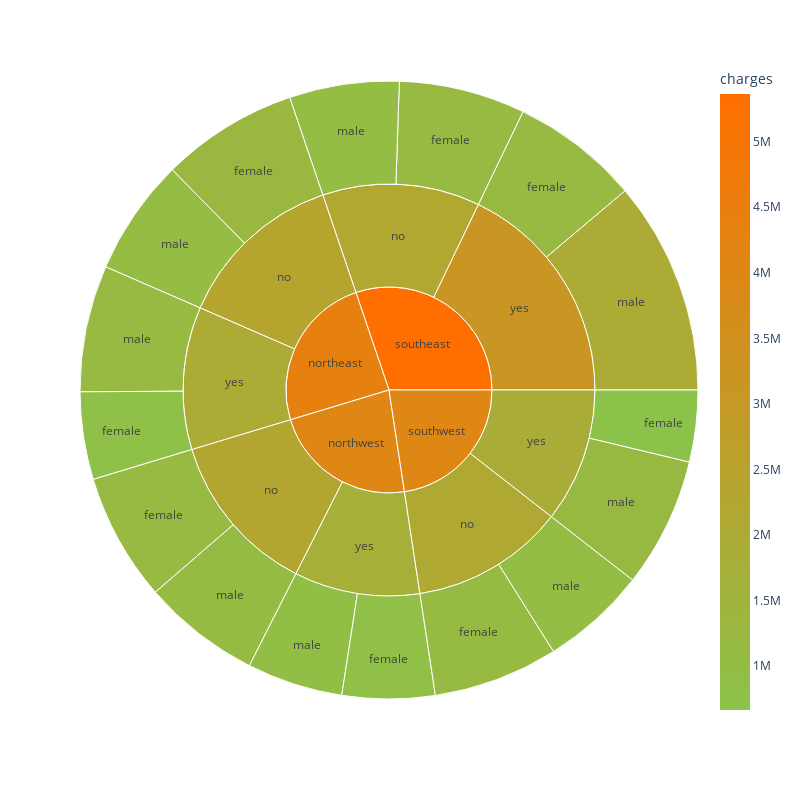

Notebook code for this chart:
### Code cell
# Using color scales in Sunburst Chart

fig = px.sunburst(
                   insurance, 
                   path=['region', 'smoker' , 'sex'], 
                   values='charges' , 
                   color= 'charges' , 
                   color_continuous_scale=["#8BC34A", "#FF6F00"] #Explicitly Constructing a Color Sequence
                  )

fig.update_layout (height = 800 , width = 800)
fig.show()

### Figure 1 — Plotly figure (JSON) as saved in the notebook; plotly's stock layout.template omitted (floating-point values rounded to 4 significant figures)
{"data": [{"branchvalues": "total", "customdata": [[1273000.0], [1186000.0], [1173000.0], [1161000.0], [812900.0], [860500.0], [1189000.0], [665400.0], [1083000.0], [1098000.0], [1020000.0], [980100.0], [1175000.0], [890700.0], [1982000.0], [1206000.0], [2356000.0], [2285000.0], [2193000.0], [2141000.0], [1988000.0], [1751000.0], [3171000.0], [1872000.0], [4344000.0], [4036000.0], [5364000.0], [4013000.0]], "domain": {"x": [0, 1], "y": [0, 1]}, "hovertemplate": "labels=%{label}<br>charges=%{color}<br>parent=%{parent}<br>id=%{id}<extra></extra>", "ids": ["northeast/no/female", "northwest/no/female", "southeast/no/female", "southwest/no/female", "northeast/yes/female", "northwest/yes/female", "southeast/yes/female", "southwest/yes/female", "northeast/no/male", "northwest/no/male", "southeast/no/male", "southwest/no/male", "northeast/yes/male", "northwest/yes/male", "southeast/yes/male", "southwest/yes/male", "northeast/no", "northwest/no", "southeast/no", "southwest/no", "northeast/yes", "northwest/yes", "southeast/yes", "southwest/yes", "northeast", "northwest", "southeast", "southwest"], "labels": ["female", "female", "female", "female", "female", "female", "female", "female", "male", "male", "male", "male", "male", "male", "male", "male", "no", "no", "no", "no", "yes", "yes", "yes", "yes", "northeast", "northwest", "southeast", "southwest"], "marker": {"coloraxis": "coloraxis", "colors": [1273000.0, 1186000.0, 1173000.0, 1161000.0, 812900.0, 860500.0, 1189000.0, 665400.0, 1083000.0, 1098000.0, 1020000.0, 980100.0, 1175000.0, 890700.0, 1982000.0, 1206000.0, 2356000.0, 2285000.0, 2193000.0, 2141000.0, 1988000.0, 1751000.0, 3171000.0, 1872000.0, 4344000.0, 4036000.0, 5364000.0, 4013000.0]}, "name": "", "parents": ["northeast/no", "northwest/no", "southeast/no", "southwest/no", "northeast/yes", "northwest/yes", "southeast/yes", "southwest/yes", "northeast/no", "northwest/no", "southeast/no", "southwest/no", "northeast/yes", "northwest/yes", "southeast/yes", "southwest/yes", "northeast", "northwest", "southeast", "southwest", "northeast", "northwest", "southeast", "southwest", "", "", "", ""], "type": "sunburst", "values": [1273000.0, 1186000.0, 1173000.0, 1161000.0, 812900.0, 860500.0, 1189000.0, 665400.0, 1083000.0, 1098000.0, 1020000.0, 980100.0, 1175000.0, 890700.0, 1982000.0, 1206000.0, 2356000.0, 2285000.0, 2193000.0, 2141000.0, 1988000.0, 1751000.0, 3171000.0, 1872000.0, 4344000.0, 4036000.0, 5364000.0, 4013000.0]}], "layout": {"coloraxis": {"colorbar": {"title": {"text": "charges"}}, "colorscale": [[0, "#8BC34A"], [1, "#FF6F00"]]}, "height": 800, "legend": {"tracegroupgap": 0}, "margin": {"t": 60}, "width": 800}}
